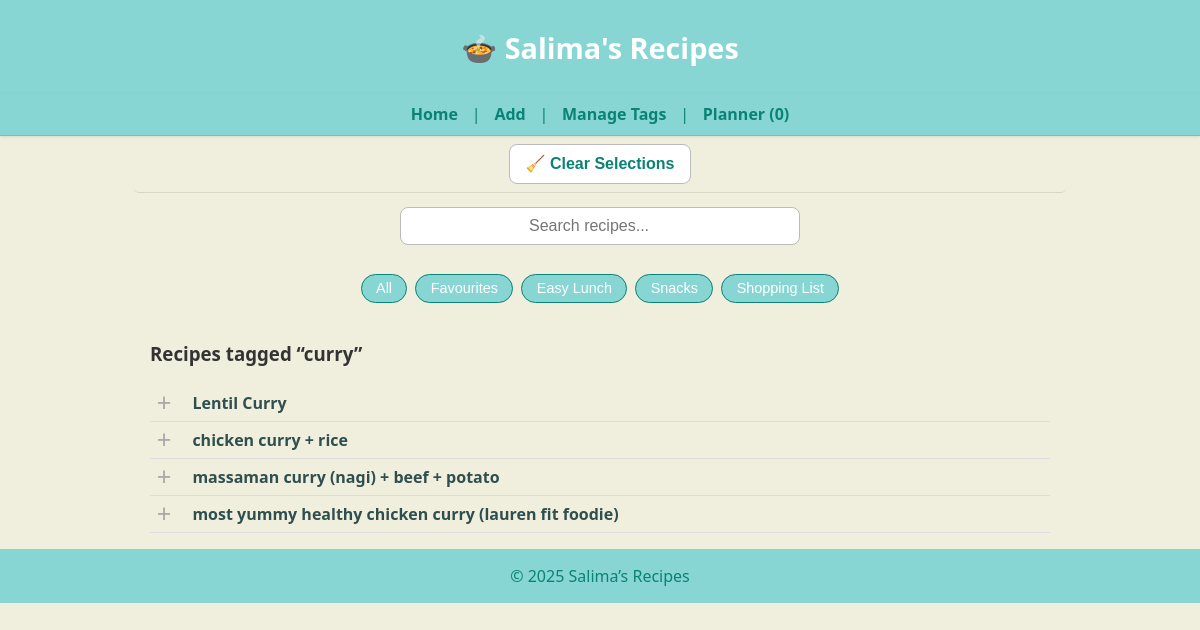
Page /search?tag=curry on the committed database.
### tables this page shows
CREATE TABLE recipes (
    id INTEGER PRIMARY KEY,
    name TEXT,
    ingredients JSON,
    method TEXT,
    tags JSON,
    category TEXT,
    source TEXT,
    linked_recipe TEXT,
    image_url TEXT,
    notes TEXT,
    created_at DATETIME DEFAULT CURRENT_TIMESTAMP,
    updated_at DATETIME DEFAULT CURRENT_TIMESTAMP
);

### app.py (the view, shortened to what this page needs)
@app.route("/search")
def search():
    q = request.args.get("q", "").strip()
    tag = request.args.get("tag", "").strip()
    results = []
    with get_conn() as conn:
        c = conn.cursor()
        if q:
            c.execute("""
                SELECT id, name, ingredients, tags
                FROM recipes
                WHERE name LIKE ? OR ingredients LIKE ? OR tags LIKE ?
                ORDER BY name
            """, (f"%{q}%", f"%{q}%", f"%{q}%"))
        elif tag:
            c.execute("""
                SELECT id, name, ingredients, tags
                FROM recipes
                WHERE tags LIKE ?
                ORDER BY name
            """, (f"%{tag}%",))
        else:
            c.execute("SELECT id, name, ingredients, tags FROM recipes ORDER BY name")
        results = c.fetchall()
        tag_cloud = get_tag_cloud()
    from pathlib import Path
    import json
    tags_path = Path("tags.json")
    quick_access = []
    if tags_path.exists():
        try:
            tags_data = json.loads(tags_path.read_text(encoding="utf-8"))
            quick_access = tags_data.get("Quick Access", [])
        except Exception as e:
            print("⚠️ Error loading tags.json:", e)
    return render_template(
        "index.html",
        recipes=results,
        tag_cloud=tag_cloud,
        default_tag=tag or q or "Results",
        quick_access=quick_access
    )

### app.py (called while the page is built)
@app.teardown_appcontext
def close_connection(exception):
    db = getattr(g, "_database", None)
    if db is not None:
        db.close()

def get_conn():
    return sqlite3.connect(DB_PATH)

### templates/index.html (shortened to what this page needs)
{% extends "base.html" %}
{% block content %}
<main class="homepage">
<section class="search-section">
  <form action="{{ url_for('search') }}" method="get" class="search-form">
    <input type="text" name="q" placeholder="Search recipes..." class="search-input">
  </form>
</section>
<section class="quick-tags">
  {% if quick_access %}
    <form action="{{ url_for('index') }}" method="get" class="tag-form">
      <button type="submit"
              class="tag-btn {% if not default_tag or default_tag == 'All' %}active{% endif %}">
        All
      </button>
    </form>
    {% for tag in quick_access %}
      <form action="{{ url_for('search') }}" method="get" class="tag-form">
        <button type="submit"
                class="tag-btn {% if default_tag == tag %}active{% endif %}">
          {{ tag }}
        </button>
      </form>
    {% endfor %}
  {% else %}
    <p style="text-align:center; color:#777;">No Quick Access tags defined yet.</p>
  {% endif %}
</section>
<section class="recipe-listing">
  {% if default_tag %}
    <h3>Recipes tagged “{{ default_tag }}”</h3>
  {% endif %}
  {% for r in recipes %}
    <div class="recipe-row">
      <button class="select-dish-btn"
              data-id="{{ r[0] }}"
              data-name="{{ r[1] }}"></button>
      <a href="{{ url_for('recipe_detail', recipe_id=r[0]) }}">
        <strong>{{ r[1] }}</strong>
      </a>
    </div>
  {% endfor %}
</section>
</main>
{% endblock %}

### static/style.css (style rules this page uses)
:root { --brand: #87d6d4; --brand-dark: #0a8274; --background: #f0eedd; }
body { font-family: "Segoe UI", Helvetica, Arial, sans-serif; background: var(--background); color: #333; margin: 0; padding: 0; }
main { background: var(--background); max-width: 100%; margin: 0; padding: 0; box-shadow: none; border: none; }
a { color: var(--brand-dark); text-decoration: none; transition: color 0.2s ease; }
form input, form textarea { width: 100%; padding: 0.5rem; margin: 0.5rem 0 1rem 0; border: 1px solid #ccc; border-radius: 4px; font-size: 1rem; }
button { background: var(--brand); color: white; border: none; padding: 0.6rem 1.2rem; font-size: 1rem; border-radius: 4px; cursor: pointer; transition: background 0.2s ease; }
.recipe-row { display: flex; align-items: center; gap: 0.5rem; padding: 0.25rem 0; border-bottom: 1px solid #ddd; }
.recipe-row a { flex: 1; color: #2f4f4f; text-decoration: none; }
.select-dish-btn { background: transparent; border: none; outline: none; cursor: pointer; width: 1.6rem; height: 1.6rem; display: flex; align-items: center; justify-content: center; }
.select-dish-btn::before { content: "+"; color: #aaa; font-size: 1.6rem; transition: color 0.25s ease, transform 0.2s ease, opacity 0.2s ease; }
.search-section { text-align: center; margin: 0.4rem 0 0.6rem; }
.search-input { width: 100%; max-width: 720px; padding: 0.55rem 1rem; font-size: 1rem; border-radius: 8px; border: 1px solid #bbb; background: #fff; box-sizing: border-box; }
main.homepage { max-width: 900px; margin: 0 auto; padding: 0 1rem 1rem; background: var(--background); border: none; box-shadow: none; }
.search-section { margin: 0.2rem 0 0.4rem; padding: 0; text-align: center; }
.search-input { width: 100%; max-width: 400px; padding: 0.55rem 8rem; font-size: 1rem; border-radius: 8px; border: 1px solid #bbb; background: #fff; }
.quick-tags { display: flex; justify-content: center; flex-wrap: wrap; gap: 0.5rem; margin: 0.4rem 0 0.8rem; }
.tag-btn { background: var(--brand); color: white; border: 1px solid var(--brand-dark); border-radius: 18px; padding: 0.35rem 0.9rem; font-size: 0.9rem; font-weight: 500; cursor: pointer; transition: all 0.25s ease; }
.homepage .quick-tags { position: sticky; top: 5.4rem; z-index: 80; background: var(--background); padding: 0.4rem 0.5rem; border-radius: 6px; }
.select-dish-btn { all: unset; display: inline-flex; align-items: center; justify-content: center; width: 28px; height: 28px; cursor: pointer; vertical-align: middle; margin-right: 0.4rem; background: none !important; border: none !important; box-shadow: none !important; }

### rows in the picture
recipes: name "Lentil Curry"
recipes: name "chicken curry + rice"
recipes: name "massaman curry (nagi) + beef + potato"
recipes: name "most yummy healthy chicken curry (lauren fit foodie)"

### other values in the picture
{{ tag }} "Favourites" "Easy Lunch" "Snacks" "Shopping List"
{{ default_tag }} "curry"
{{ 2025|default(2025) }} "2025"
